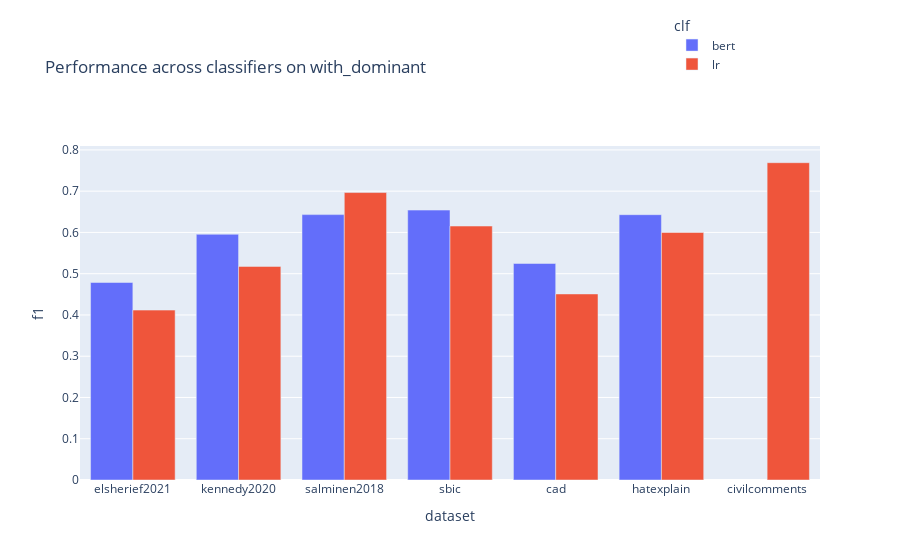

This figure's notebook cell:
### Code cell
# Plot
selection = 'with_dominant'
fig = px.bar(scores.query('split == @selection'), x='dataset', y='f1', color='clf', barmode='group', 
             title=f'Performance across classifiers on {selection}')
fig.update_layout(legend=dict(
    yanchor='top',
    y=1.4,
    xanchor='left',
    x=0.8
))
fig.show()

### Figure 1 — Plotly figure (JSON) as saved in the notebook; plotly's stock layout.template omitted (floating-point values rounded to 4 significant figures)
{"data": [{"alignmentgroup": "True", "hovertemplate": "clf=bert<br>dataset=%{x}<br>f1=%{y}<extra></extra>", "legendgroup": "bert", "marker": {"color": "#636efa", "pattern": {"shape": ""}}, "name": "bert", "offsetgroup": "bert", "orientation": "v", "showlegend": true, "textposition": "auto", "type": "bar", "x": ["elsherief2021", "kennedy2020", "salminen2018", "sbic", "cad", "hatexplain"], "xaxis": "x", "y": [0.4787, 0.5955, 0.6432, 0.6542, 0.5248, 0.643], "yaxis": "y"}, {"alignmentgroup": "True", "hovertemplate": "clf=lr<br>dataset=%{x}<br>f1=%{y}<extra></extra>", "legendgroup": "lr", "marker": {"color": "#EF553B", "pattern": {"shape": ""}}, "name": "lr", "offsetgroup": "lr", "orientation": "v", "showlegend": true, "textposition": "auto", "type": "bar", "x": ["elsherief2021", "kennedy2020", "salminen2018", "sbic", "cad", "hatexplain", "civilcomments"], "xaxis": "x", "y": [0.4117, 0.5176, 0.6966, 0.6155, 0.4509, 0.5998, 0.769], "yaxis": "y"}], "layout": {"autosize": true, "barmode": "group", "legend": {"title": {"text": "clf"}, "tracegroupgap": 0, "x": 0.8, "xanchor": "left", "y": 1.4, "yanchor": "top"}, "title": {"text": "Performance across classifiers on with_dominant"}, "xaxis": {"anchor": "y", "autorange": true, "domain": [0, 1], "range": [-0.5, 6.5], "title": {"text": "dataset"}, "type": "category"}, "yaxis": {"anchor": "x", "autorange": true, "domain": [0, 1], "range": [0, 0.8095], "title": {"text": "f1"}, "type": "linear"}}}
